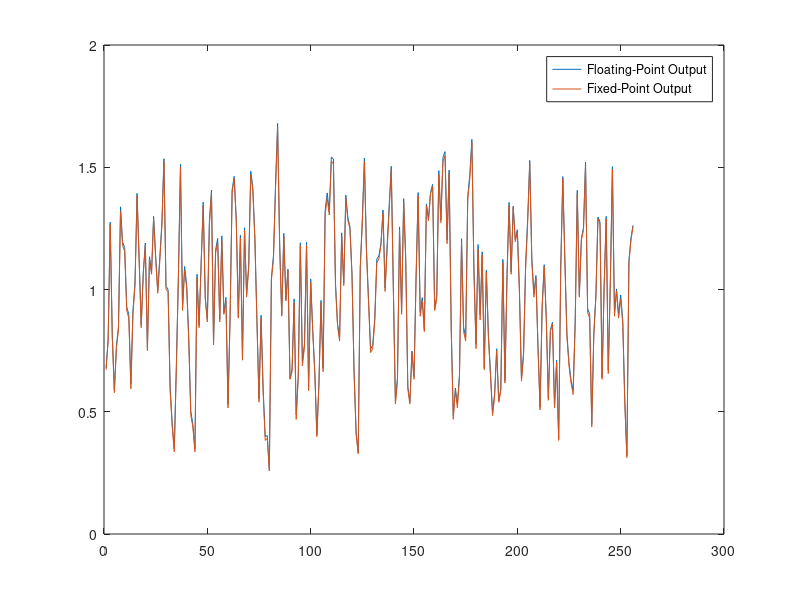
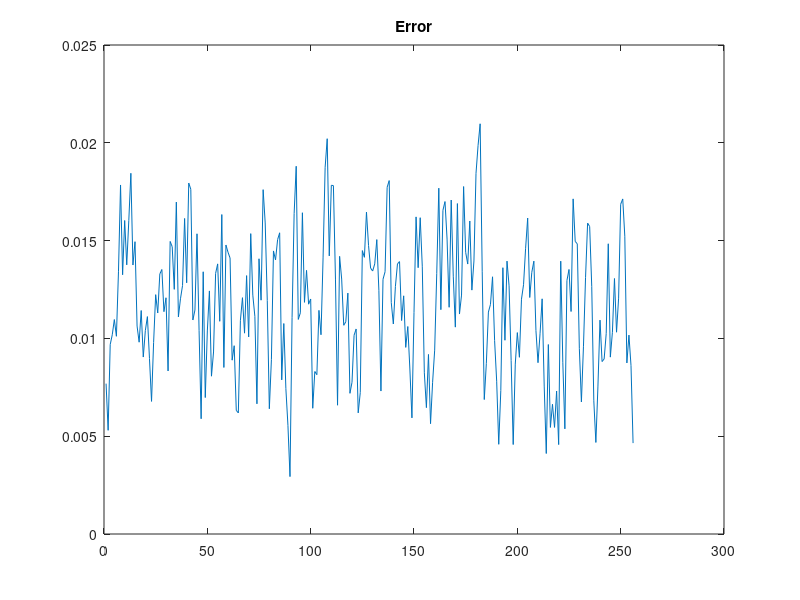

The MATLAB source for these figures, in order:
bitDepth = 8;
filterCoeff = 0.5;

signal = rand(256,1);

%% IIR Filter Floating Point
y1 = zeros(size(signal));
x = signal;
for k = 1:256
    if k == 1
        y1(k) = x(k);
    else
        y1(k) = 0.5*y1(k-1)+x(k);
    end
    
end

%% IIR Filter Fixed Point
x2 = floor((2^7)*signal);
y2 = zeros(size(y1));
for k = 1:256
    if k == 1
        y2(k) = x2(k);
    else
        y2(k) =floor( floor(0.5*(2^7))*y2(k-1)*2^(-7))+x2(k);
    end
    
end

figure 
plot(y1)
hold on
plot(y2./(2^7))
legend("Floating-Point Output","Fixed-Point Output") 
figure
plot(y1-y2./(2^7))
title("Error")